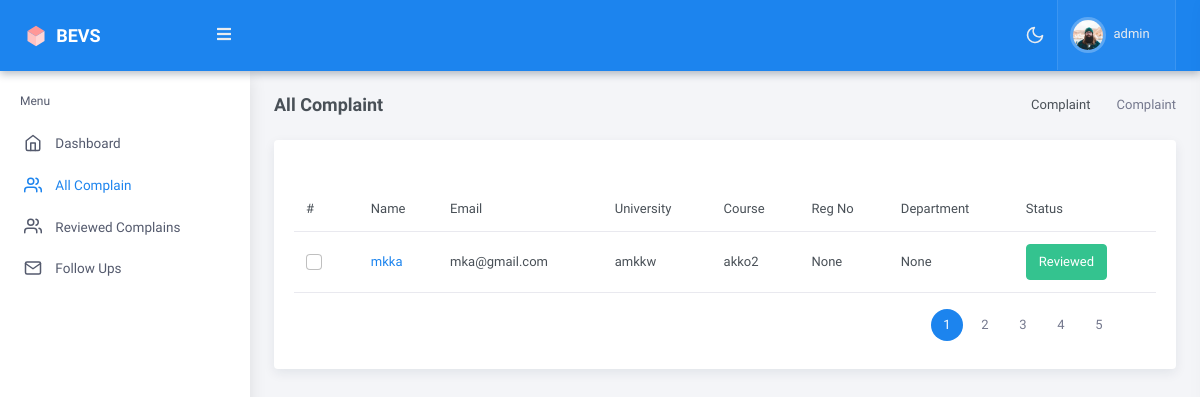
The app's page /complaints/all_complains/ (signed in), older data.
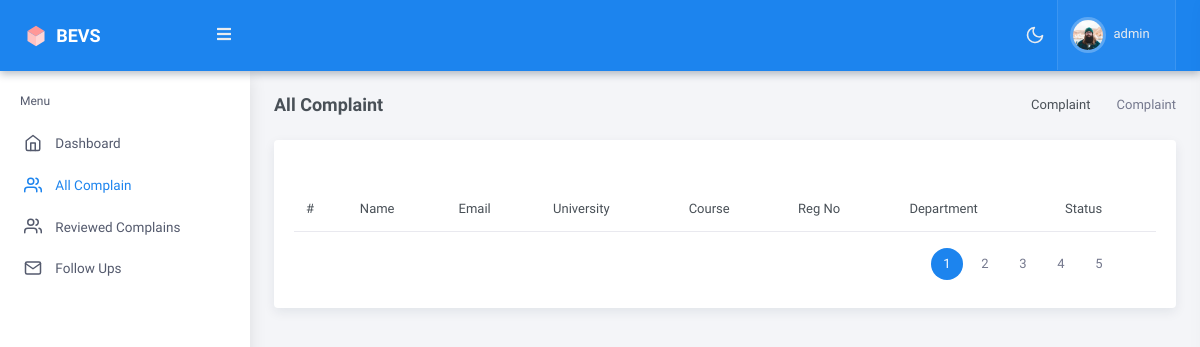
The same page, newer data.
### mainapp/models.py (models this page shows, shortened)
class ComplaintsDetails(models.Model):
    user_id =  models.ForeignKey(User,on_delete=models.CASCADE)
    name =  models.CharField(max_length=255,blank=True,null=True)
    profile_image = models.ImageField(upload_to=upload_image_path,blank=True,null = True)
    email =  models.EmailField(blank=True,null=True)
    university =  models.CharField(max_length=255,blank=True,null=True)
    course =  models.CharField(max_length=255,blank=True,null=True)
    reg_no =  models.CharField(max_length=255,blank=True,null=True)
    department =  models.CharField(max_length=255,blank=True,null=True)
    complaint =  models.TextField(blank=True,null=True)
    file =  models.FileField(upload_to = upload_image_path,blank=True,null=True)
    send_sms =  models.BooleanField(default=False,blank=True,null=True)
    send_email =  models.BooleanField(default=False,blank=True,null=True)
    submitted = models.BooleanField(default=False)
    reviewed =  models.BooleanField(default=False)
    def get_absolute_url_committee(self):
        return reverse("mainapp:comp_detailed", kwargs={
            'id': self.id
        })

### mainapp/views.py (the view)
# urls.py: path('all_complains/',all_complaints,name="all_complains"),
@login_required(login_url="authentification:login")
def all_complaints(request):
    user_id =  request.user.id
    user_obj = User.objects.get(id=user_id)
    all_complaints = ComplaintsDetails.objects.filter(department = user_obj.department)
    context = {
       'all_complaints':all_complaints
    }
    return render(request,'all_complains.html',context)

### mainapp/templates/all_complains.html (shortened to what this page needs)
<!doctype html>
<html lang="en">
{% include './home_student_files/head.html' %}
 </head>
    <body data-topbar="dark">
        <div id="layout-wrapper">
        {% include './home_student_files/header.html' %}
        {% include './home_commitee/left_sidebar.html' %}
            <div class="main-content">
        {% include './all_complaints/page_content.html' %}
    </div>
</html>

### mainapp/templates/all_complaints/page_content.html (shortened to what the changed rows need)
{% load static %}
<div class="page-content">
                    <div class="container-fluid">
                        <div class="row">
                            <div class="col-12">
                                <div class="card">
                                    <div class="card-body">
                                        <div class="table-responsive">
                                            <table class="table align-middle table-nowrap">
                                                <thead>
                                                    <tr>
                                                        <th>#</th>
                                                        <th>Name</th>
                                                        <th>Email</th>
                                                        <th>University</th>
                                                        <th>Course</th>
                                                        <th>Reg No</th>
                                                        <th>Department</th>
                                                        <th>Status</th>
                                                    </tr>
                                                </thead>
                                                <tbody>
                                                {% if all_complaints %}
                                                {% for all in all_complaints  %}
                                                    <tr>
                                                        <td>
                                                            <div class="form-check font-size-16">
                                                                <input class="form-check-input" type="checkbox" id="customerlistcheck01">
                                                            </div>
                                                        </td>
                                                        <td>
                                                            <a href="{{all.get_absolute_url_committee}}">{{all.name}}</a>
                                                        </td>
                                                        <td>
                                                            {{all.email}}
                                                        </td>
                                                        <td>{{all.university}}</td>
                                                        <td>{{all.course}}</td>
                                                        <td>{{all.reg_no}}</td>
                                                        <td>{{all.department}}</td>
                                                        <td>
                                                        {% if all.submitted == True %}
                                                        {% if all.reviewed == True %}
                                                        <button type="button" class="btn btn-success">Reviewed</button>
                                                        {% elif all.reviewed == False %}
                                                        <button type="button" class="btn btn-primary">Submitted</button>
                                                        {% endif %}
                                                        {% endif %}
                                                        </td>
                                                    </tr>
                                                {% endfor %}
                                                {% endif %}
                                                </tbody>
                                            </table>
                                        </div>
                                    </div>
                                </div>
                            </div>
                        </div>
                    </div>
                </div>

Row changes from the older to the newer data that the page shows:
no longer on this page (row edited): ComplaintsDetails: name "mkka", email "mka@gmail.com", university "amkkw", course "akko2", reg_no "None", department "None", submitted "Reviewed"
